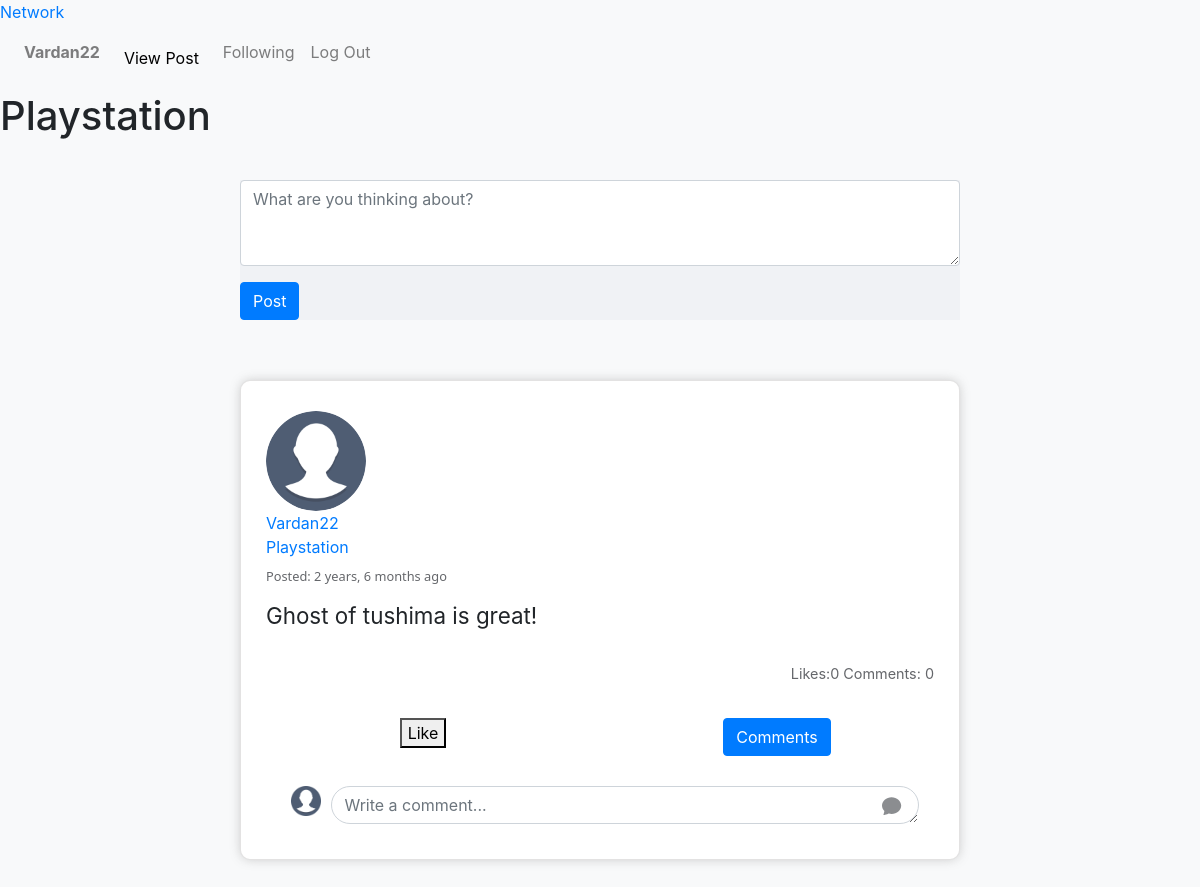
The app's page /category/Playstation (signed in) with its own data.
### network/models.py (models this page shows, shortened)
class User(AbstractUser):
    pass

class Post(models.Model):
    user = models.ForeignKey(User, on_delete=models.CASCADE , related_name="posts", verbose_name="posted by")
    content = models.CharField(max_length=500, null=True, blank=False)
    date = models.DateTimeField(auto_now_add=True)
    categ=models.CharField(max_length=255,null=True, blank=False)
    liked = models.ManyToManyField(UserProfile, blank=True, related_name='likes',editable=True)
    def num_likes(self):
        return self.liked.all().count()
    class Meta:
        verbose_name = "post"
        verbose_name_plural = "posts"

class UserProfile(models.Model):
    user = models.OneToOneField(User, on_delete=models.CASCADE, related_name="profile")
    name = models.CharField(max_length=100, blank=True, null=True)
    date_of_birth = models.DateField(blank=True, null=True)
    about = models.TextField(blank=True, null=True)
    country = CountryField(blank=True, null=True)
    image = models.ImageField(default='media/profile_pics/default.png', upload_to="profile_pics", blank=True, null=True)

### network/views.py (the view)
# urls.py: path("category/<str:cat>",views.category, name="category"),
@login_required(login_url="network:login")
def category(request, cat):
    category_post=Post.objects.filter(categ=cat).order_by("-date")
    profile = UserProfile.objects.get(user=request.user)
    return render(request, 'network/category.html', {
        'cat': cat,
        'page_obj':category_post,
        'add_post_available': True,
        "post_form": CreatePostForm(),
        "comment_form": CreateCommentForm(auto_id=False),
        "profile":profile
        })

### network/forms.py
class CreatePostForm(forms.ModelForm):
    class Meta:
        model = Post
        fields = ["content", "categ"]
        labels = {
            "Description": _("content: "),
            "Category": _("categ: "), }
        widgets={
                "content": forms.Textarea(attrs={
                            'placeholder': _("What are you thinking about?"),
                             'autofocus': 'autofocus',
                            'rows': '3',
                            'class': 'form-control',
                            'aria-label': _("post content") }),
                "categ": forms.Select(choices=choices , attrs={'class':'form-control'}),
                }

class CreateCommentForm(forms.ModelForm):
    content = forms.CharField(widget=forms.Textarea(attrs={
                                    'placeholder': _("Write a comment..."),
                                    'rows': '1',
                                    'class': 'form-control',
                                    'aria-label': _("comment content")
                             }))
    class Meta:
        model = Comment
        fields = ["content"]

### network/templates/network/category.html (shortened to what this page needs)
{% extends "network/layout.html" %}
{% load static %}
{% load i18n %}
{% block body %}
    <h1> {{ cat }}</h1>
    {% if user.is_authenticated and add_post_available %}
        <div class="post-form-wrapper">
            <form action="{% url 'post-comment' action=cat  %}" method="POST">
                <div class="form-group">
                    {{ post_form.content}}
                </div>
                <input class="btn btn-primary" type="submit" value='{% trans "Post" %}'>
            </form>
        </div>
    {% endif %}
    {% for post in page_obj %}
        {% include "network/post.html"%}
    {% empty %}
        <div class="no-posts">
            {% trans "No posts yet" %}
        </div>
    {% endfor %}
{% endblock %}

### network/templates/network/layout.html (shortened to what this page needs)
{% load static %}
{% load i18n %}
<!DOCTYPE html>
<html lang="en">
    <head>
        <link rel="stylesheet" href="https://stackpath.bootstrapcdn.com/bootstrap/4.4.1/css/bootstrap.min.css">
         <link href="{% static 'network/main_styles.css' %}" rel="stylesheet">
        <link href="{% static 'network/post_comment_styles.css' %}" rel="stylesheet">
        <link href="{% static 'network/user_profile.css' %}" rel="stylesheet">
        </head>
    <body>
        <nav class="nav-grid bg-light">
            <a class="network-link" href="{% url 'index'%}">Network</a>
            <nav class="navbar navbar-expand-md navbar-light">
                <div class="collapse navbar-collapse" id="navbarNav">
                  <ul class="navbar-nav mr-auto">
                    {% if user.is_authenticated %}
                        <li class="nav-item">
                            <a class="nav-link" href="{% url 'user-profile' user_id=user.id%}"><strong>{{ user.username }}</strong></a>
                        </li>
                    {% endif %}
                    <li class="nav-item">
                        <div class="dropdown" >
                            <button class="dropbtn">View Post
                                </button>
                        </div>
                    </li>
                    {% if user.is_authenticated %}
                        <li class="nav-item">
                            <a class="nav-link" href="{% url 'following'%}">{% trans "Following" %}</a>
                        </li>
                        <li class="nav-item">
                            <a class="nav-link" href="{% url 'logout' %}">{% trans "Log Out" %}</a>
                        </li>
                    {% endif %}
                  </ul>
                </div>
        </nav>
        <div class="body">
            {% block body %}
            {% endblock %}
    </body>
</html>

### network/templates/network/post.html (shortened to what this page needs)
{% load static %}
{% load custom_tags %}
{% load i18n %}
{% block extra_css %}
    <link href="{% static 'network/post_comment_styles.css' %}" rel="stylesheet">
    <link href="{% static 'network/forms.css' %}" rel="stylesheet">
    <link rel="stylesheet" href="https://cdn.jsdelivr.net/npm/bootstrap@4.0.0/dist/css/bootstrap.min.css">
{% endblock %}
<div class="post-comment-element">
    <div class="post" id='post_{{ post.id }}'>
        <div class="post-profile-picture">
            <img src="{{ post.user.profile.image.url }}" title={{ post.user }} alt="profile picture">
            <a href="{% url 'user-profile' user_id=post.user.id %}">{{ post.user }}</a>
            <a href="{% url 'category' cat=post.categ %}"> {{post.categ}}</a>
        </div>
        <div class="post-date">
            {% trans "Posted: " %} {{post.date|timesince}} {% trans "ago" %}
        </div>
        <div class="post-content">
            {{ post.content}}
        </div>
        <div class="comment-data">
            <span class="like-count">{% trans "Likes:" %}{{post.num_likes}}</span>
            <span class="comment-count">{% trans "Comments:" %} {{post.comments.all.count}}</span>
        </div>
    </div>
    {% if user.is_authenticated %}
            <div class="container">
                <div class="row">
            <div class="col-sm-6">
                <div class="text-center">
                    <form action="{% url 'like-post-view' %}" method="POST" class='like-form' id="{{post.id}}">
                        <button type="submit" class="ui button like-btn">
                            {% if profile not in post.liked.all %}
                                Like
                            {% else %}
                                Unlike
                            {% endif %}
                        </button>
                    </form>
            </div></div>
            <div class="col-sm-6">
            <div class="text-center">
            <button class="btn btn-primary" type="button" data-toggle="collapse" data-target="#collapse{{post.id}}"
             aria-expanded="true" aria-controls="collapse{{post.id}}"> Comments</button>
        </div></div> </div></div>
        <div class="comment-form-wrapper">
            <a href="{% url 'user-profile' user_id=user.id %}">
                <img class="comment-profile-picture" src="{{ user.profile.image.url }}" title={{ user }} alt="profile picture">
            </a>
            <form action="{% url 'post-comment' action='comment' %}" method="post">
                <div class="comment-form-content">
                    {{ comment_form.content}}
                    <button type="submit" class="icon-button">
                        <svg width="1.2em" height="1.2em" viewBox="0 0 16 16" class="bi bi-chat-fill" xmlns="http://www.w3.org/2000/svg">
                            <path d="M8 15c4.418 0 8-3.134 8-7s-3.582-7-8-7-8 3.134-8 7c0 1.76.743 3.37 1.97 4.6-.097 1.016-.417 2.13-.771 2.966-.079.186.074.394.273.362 2.256-.37 3.597-.938 4.18-1.234A9.06 9.06 0 0 0 8 15z"/>
                        </svg>
                    </button>
                </div>
            </form>
    </div>
   {% endif %}
</div>

### network/static/network/main_styles.css (style rules this page uses)
:root { --secondary-text: rgb(101, 103, 107); --secondary-text-family: "Segoe UI", Helvetica, Arial, sans-serif; --hover-color: rgba(128, 128, 128, 0.15); }
html { position: relative; min-height: 100%; min-width: 100%; }
body { background-color: #F0F2F5; margin: 2% 30% 2%; }
.dropdown .dropbtn { font-size: 16px; border: none; outline: none; color: black; padding: 14px 16px; background-color: inherit; font-family: inherit; margin: 0; }

### network/static/network/post_comment_styles.css (style rules this page uses)
.post-comment-element { margin: 30px auto; max-width: 40%; padding: 5px; border-radius: 10px; border: 1px solid #cac7c785; background-color: white; box-shadow: 0px 0px 12px -2px rgba(173,173,173,0.8); }
.post { margin: 0px auto; padding: 25px 20px 15px 20px; }
.post-form-wrapper { margin: 40px auto 60px auto; max-width: 40%; background-color: #F0F2F5; }
.comment-form-wrapper { margin: 30px auto; max-width: 90%; display: grid; grid-template-columns: 50px auto; }
.comment-form-wrapper a { justify-self: center; align-self: top; }
.comment-form-content { position: relative; }
.comment-form-content textarea { min-height: 30px; border-radius: 25px; padding-right: 30px; }
.comment-form-content svg { fill: #282c318a; }
.comment-form-content button[type="submit"] { position: absolute; padding: 3px 7px 6px 7px; border-radius: 20px; bottom: 2px; right: 10px; }
.post { display: grid; grid-template-columns: repeat(12, 1fr); grid-template-rows: repeat(3, minmax(40px, auto)) minmax(0px, auto) minmax(40px, auto) minmax(0px, auto); }
.post-date { grid-column: 1/13; grid-row: 2/3; }
.post-content { grid-column: 1/13; grid-row: 3/4; }
.comment-data { grid-column: 7/13; grid-row: 5/6; }
.post-profile-picture img { height: 100px; width: 100px; border-radius: 50%; }
.comment-profile-picture { height: 30px; width: 30px; }
.post-date { align-self: top; font-family: var(--secondary-text-family); font-size: 0.8em; font-weight: 350; padding-top: 8px; color: var(--secondary-text) }
.post-content { padding-bottom: 30px; font-size: 1.4em; }
.comment-data { align-self: top; justify-self: end; font-size: 0.9em; font-weight: 380; color: var(--secondary-text); }
.icon-button { background: transparent; border: transparent; transition: background 0.2s; }
@media screen and (max-width: 1500px) { .post-comment-element, .post-form-wrapper { max-width: 50%; } }
@media screen and (max-width: 1200px) { .post-comment-element, .post-form-wrapper { max-width: 60%; } }

### records on screen
User: username "Vardan22"
Post: categ "Playstation", user.profile.image (placeholder picture), user "Vardan22", date "2 years, 6 months", content "Ghost of tushima is great!", num_likes "0", comments.all.count "0", shows "Like", profile.image (placeholder picture)
